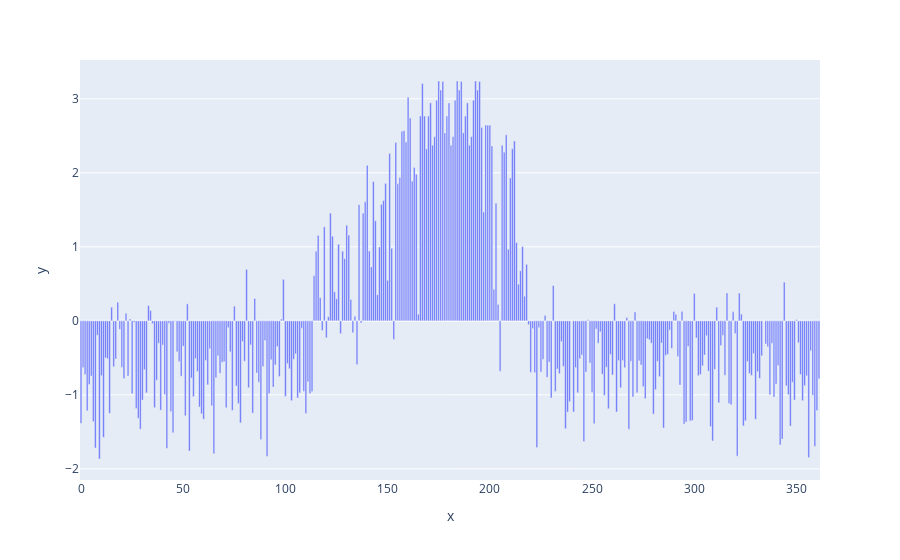

The cell this chart's notebook holds for it:
### Code cell
fig = px.bar(x=df_pca_r.index, y=df_pca_r['PC1'])
fig.show()

### Figure 1 — Plotly figure (JSON) as saved in the notebook; plotly's stock layout.template omitted (floating-point values rounded to 4 significant figures; data arrays with more than 128 entries replaced by an {"elided": "..."} marker saying what was removed)
{"data": [{"alignmentgroup": "True", "hovertemplate": "x=%{x}<br>y=%{y}<extra></extra>", "legendgroup": "", "marker": {"color": "#636efa", "pattern": {"shape": ""}}, "name": "", "offsetgroup": "", "orientation": "v", "showlegend": false, "textposition": "auto", "type": "bar", "x": {"elided": "362 int values"}, "xaxis": "x", "y": {"elided": "362 float values"}, "yaxis": "y"}], "layout": {"barmode": "relative", "legend": {"tracegroupgap": 0}, "margin": {"t": 60}, "xaxis": {"anchor": "y", "domain": [0, 1], "title": {"text": "x"}}, "yaxis": {"anchor": "x", "domain": [0, 1], "title": {"text": "y"}}}}
